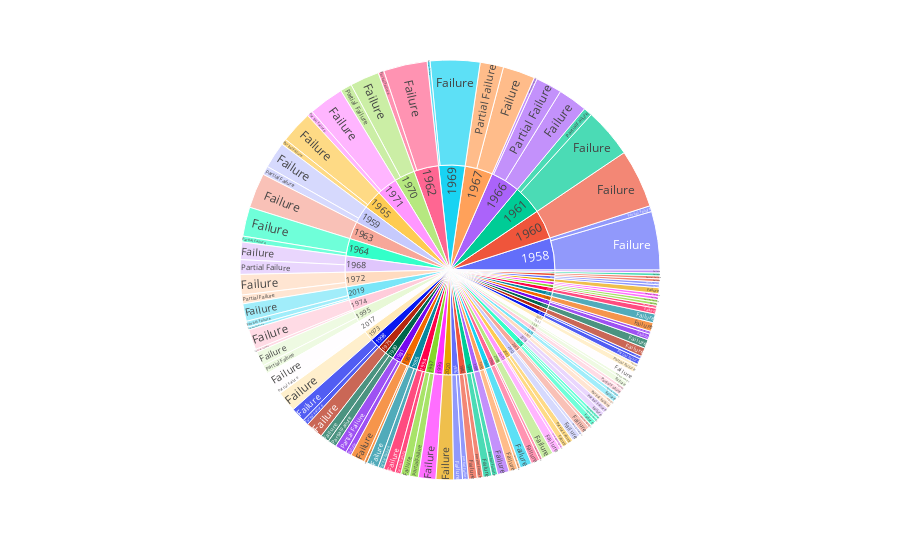

The notebook cell this image was saved under:
### Code cell
yearly_failures = px.data.tips()
fig = px.sunburst(Or_df, path=["year", "Mission_Status"])
fig.show()

### Figure 1 — Plotly figure (JSON) as saved in the notebook; plotly's stock layout.template omitted (floating-point values rounded to 4 significant figures; data arrays with more than 128 entries replaced by an {"elided": "..."} marker saying what was removed)
{"data": [{"branchvalues": "total", "domain": {"x": [0, 1], "y": [0, 1]}, "hovertemplate": "labels=%{label}<br>count=%{value}<br>parent=%{parent}<br>id=%{id}<extra></extra>", "ids": {"elided": "178 str values"}, "labels": {"elided": "178 str values"}, "name": "", "parents": {"elided": "178 str values"}, "type": "sunburst", "values": {"elided": "178 int values"}}], "layout": {"legend": {"tracegroupgap": 0}, "margin": {"t": 60}}}
